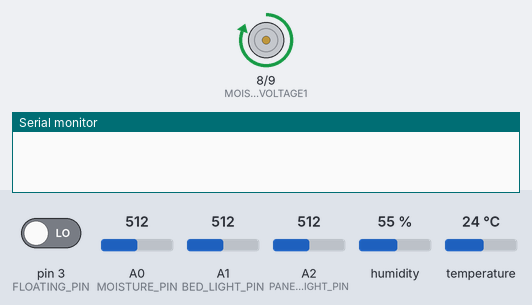
Bench run of a sketch on a simulated Arduino Uno, built with avr-gcc and run on an emulated ATmega328P. On the bench: motor-driver pin pairs drawn as motors (green arrow = first pin HIGH = forward, orange = second pin HIGH = backward, longer = more drive), the last lines printed to the serial monitor. The inputs (shaded band) are chosen by the test bench; at power-on: pin 3 (FLOATING_PIN) LOW, A0 (MOISTURE_PIN) = 512, A1 (BED_LIGHT_PIN) = 512, A2 (PANEL_LIGHT_PIN) = 512, humidity 55 %, temperature 24 °C. Storage starts empty.

Above: at 0.5 s.
At 3.5 s:
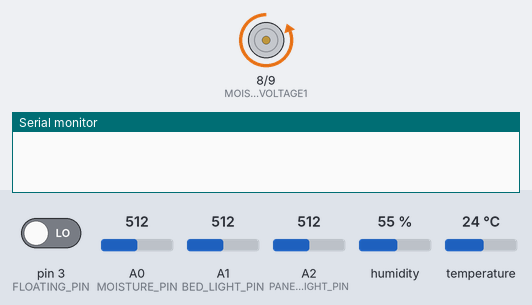
At 6.5 s:
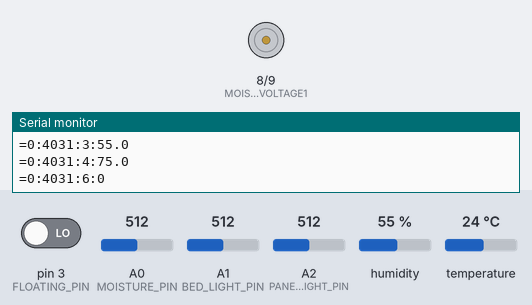
Timing chart, 0 to 11.8 s (numbered marks = the images above):
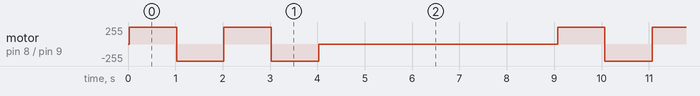

The sketch:

rainduino.ino
```cpp
// vim: syntax=cpp

#include <arduino.h>
#include <DHT.h>
#include <SD.h>
#include "sensors.h"


/**
 * General pin configuration
 */
const int FLOATING_PIN = 3;
const int TEMP_PIN = 2;
const int SD_CS_PIN = 4;
const int BED_LIGHT_PIN = A1;
const int PANEL_LIGHT_PIN = A2;
const int MOISTURE_VOLTAGE1 = 8; // 8 -> 100o -> sensor
const int MOISTURE_VOLTAGE2 = 9; // 9 -> 100ko -> A0 AND sensor
const int MOISTURE_PIN = A0;
const int PUMP_PIN = 5;

/**
 * Delay for moisture reading
 */
const int MOISTURE_DELAY = 1000;
const int PUMPING_DELAY = 5000;
//const int READING_DELAY = 300000;
const int READING_DELAY = 5000;

/**
 * DHT22 temperature and humidity sensor
 */
#define DHTTYPE DHT22
DHT dht(TEMP_PIN, DHTTYPE);

/**
 * Operational variables
 */
bool isPumpRunning = false;
bool isSdConnected = true;
int sessionId = 0;
unsigned long lastReading = 0;
String readingsFile = "data00.txt";

// Best guess
int moistureMin = 900;
int moistureMax = 1000;

void setup() {
	// Initialize pins
    pinMode(FLOATING_PIN, INPUT);
	pinMode(SD_CS_PIN, OUTPUT);
	pinMode(MOISTURE_VOLTAGE1, OUTPUT);
	pinMode(MOISTURE_VOLTAGE2, OUTPUT);
	pinMode(MOISTURE_PIN, INPUT);
	pinMode(PANEL_LIGHT_PIN, INPUT);
	pinMode(BED_LIGHT_PIN, INPUT);

	// Initialize serial and wait until ready
	Serial.begin(9600);
	while (!Serial) { ; }

	// Initialize DHT22
	dht.begin();

	// Initialize SD card
	if (!SD.begin(SD_CS_PIN)) {
		isSdConnected = false;
	}

	//
	if (isSdConnected) {
		File file = SD.open("sessions.txt", FILE_READ);
		if (file) {
			String data = "";
			while (file.isAvailable()) {
				data += file.read();
			}
			sessionId = data.toInt();
			sessionId++;
			file.close();

			file = SD.open("sessions.txt", FILE_WRITE);
			file.println(sessionId);
			file.close();

			readingsFile = "data";
			readingsFile += sessionId;
			readingsFile += ".txt";
		}
	}


}

void loop() {
	// 1 at top, 0 at bottom
	int water = digitalRead(FLOATING_PIN);

	int moisture = readMoisture(4);

	// logic to start or stop pumping goes here

	if (lastReading < millis() - READING_DELAY) {
		// temp and humidity
		float humidity = dht.readHumidity();
		float temperature = dht.readTemperature(true);

		// light
		int panelLight = analogRead(PANEL_LIGHT_PIN);
		int bedLight = analogRead(BED_LIGHT_PIN);


		/* * * * Write out readings * * * */
		String start = String(sessionId);
		start += ":";
		start += millis();
		start += ":";

		String lines[] = { String(start), String(start), String(start), String(start), String(start), String(start) };

		lines[0] += buildLine(SENSOR_PNL_LIGHT_LVL, panelLight);
		lines[1] += buildLine(SENSOR_BED_LIGHT_LVL, bedLight);
		lines[2] += buildLine(SENSOR_BED_MOISTURE, moisture);
		lines[3] += buildLine(SENSOR_BED_HUMIDITY, humidity);
		lines[4] += buildLine(SENSOR_BED_TEMPERATURE, temperature);
		lines[5] += buildLine(SENSOR_WATER_LEVEL, water);
		lines[6] += buildLine(SENSOR_PUMP_RUNNING, isPumpRunning);

		File file = SD.open(readingsFile, FILE_WRITE);

		for (int i = 0; i < 6; i++) {
			if (file) {
				file.println(lines[i]);
			}
			Serial.print("=");
			Serial.println(lines[i]);
		}

		if (file) {
			file.close();
		}

		// Remember time of last reading
		lastReading = millis();
	}

	if (isPumpRunning) {
		delay(PUMPING_DELAY);
	} else {
		delay(READING_DELAY);
	}

}

String buildLine(int sensorId, int value) {
	String ret = String(sensorId);
	ret += ":";
	ret += value;
	return ret;
}

String buildLine(int sensorId, float value, int precision) {
	String ret = String(sensorId);
	ret += ":";
	ret += int(value);
	ret += ".";
	ret += int(abs(int(value) - value) * precision);
	return ret;
}

String buildLine(int sensorId, float value) {
	return buildLine(sensorId, value, 4);
}

String buildLine(int sensorId, bool value) {
	String ret = String(sensorId);
	ret += ":";
	ret += (value) ? '1' : '0';
	return ret;
}

int readMoisture(int samples) {
	bool flip = true;
	int readings = 0;

	for (int i = 0; i < samples; i++) {
		flip = i % 2 == 0;
		setSensorPolarity(flip);
		delay(MOISTURE_DELAY);

		if (flip) {
			readings += analogRead(MOISTURE_PIN);
		} else {
			readings += 1023 - analogRead(MOISTURE_PIN);
		}
	}

	digitalWrite(MOISTURE_VOLTAGE1, LOW);
	digitalWrite(MOISTURE_VOLTAGE2, LOW);

	return readings / samples;

}

/**
 * Set the polarity of the moisture sensor
 */
void setSensorPolarity(bool flip) {
	if (flip) {
		digitalWrite(MOISTURE_VOLTAGE1, HIGH);
		digitalWrite(MOISTURE_VOLTAGE2, LOW);
	} else {
		digitalWrite(MOISTURE_VOLTAGE1, LOW);
		digitalWrite(MOISTURE_VOLTAGE2, HIGH);
	}
}
```

sensors.h
```cpp
#define SENSOR_PNL_LIGHT_LVL 1
#define SENSOR_BED_LIGHT_LVL 2
#define SENSOR_BED_HUMIDITY 3
#define SENSOR_BED_TEMPERATURE 4
#define SENSOR_BED_MOISTURE 5
#define SENSOR_WATER_LEVEL 6
#define SENSOR_PUMP_RUNNING 7
```

Measured:
- by itself, motor on pin 8 (MOISTURE_VOLTAGE1) / pin 9 (MOISTURE_VOLTAGE2): repeats every 9.0 s: backward 255/255 1.0 s, forward 255/255 1.0 s, backward 255/255 1.0 s, stopped 5.0 s, forward 255/255 1.0 s
